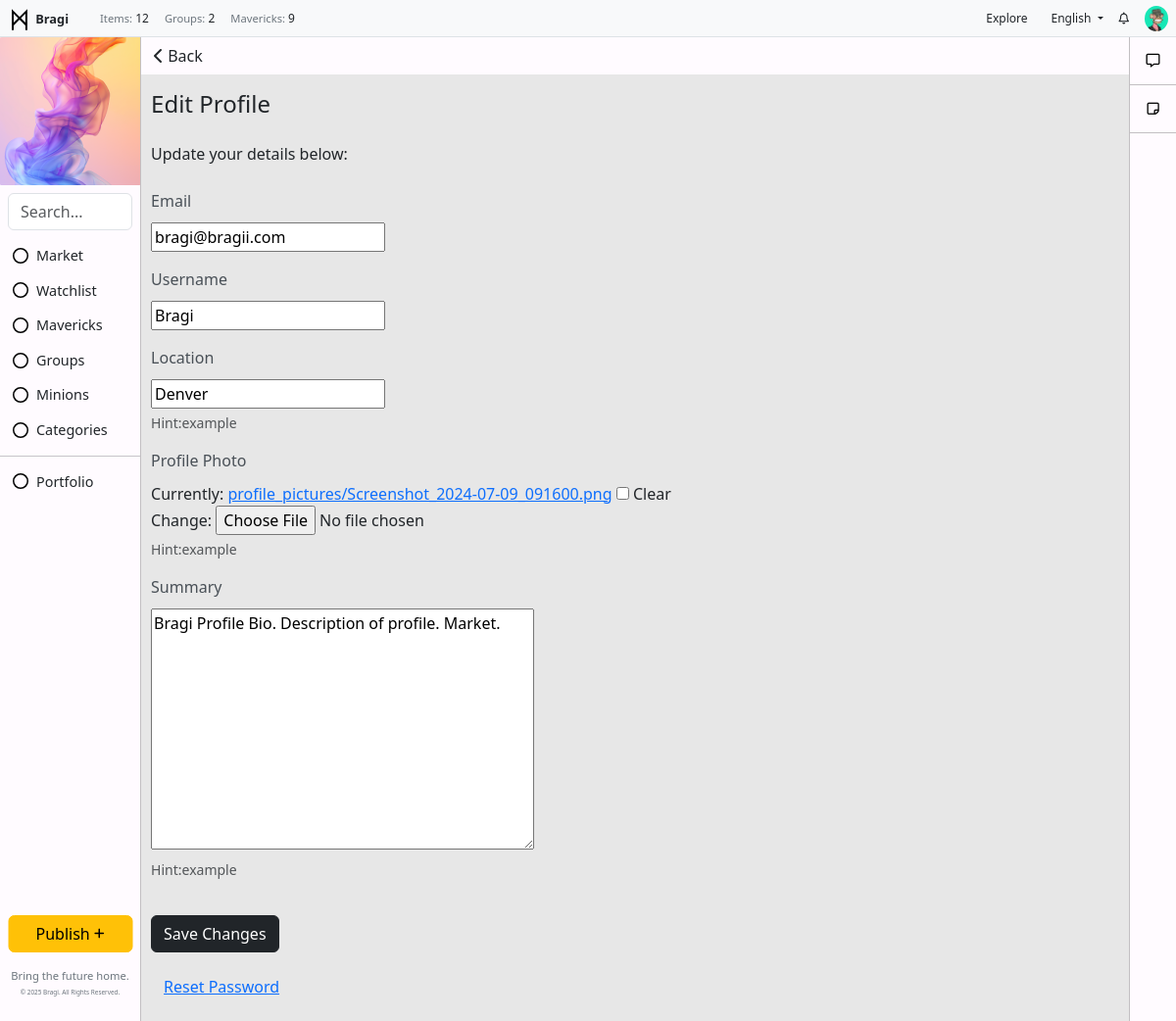
Page /users/profile/edit/ (signed in) on the committed database.
### users/models.py (models this page shows, shortened)
class UserProfile(models.Model):
    user = models.OneToOneField(User, on_delete=models.CASCADE)
    bio = models.TextField(blank=True, null=True)  # Bio field
    profile_picture = models.ImageField(upload_to='profile_pictures/', null=True, blank=True)  # Profile picture
    location = models.CharField(max_length=255, blank=True, null=True)  # New location field

### toolbar/models.py (models this page shows, shortened)
class ToolbarAd(models.Model):  # Separate model for the toolbar's external image
    name = models.CharField(max_length=100, blank=True, null=True)
    alt_text = models.CharField(max_length=200, blank=True, null=True)  # Alt text for the image
    image = models.ImageField(upload_to='toolbar_images/', blank=True, null=True)  # Image upload field
    url = models.URLField(max_length=200, blank=True, null=True)  # Use URLField for link
    visible = models.BooleanField(default=True)

class ToolbarItem(models.Model):
    icon = models.FileField(upload_to='toolbar_images/', blank=True, null=True)  # Image upload field
    name = models.CharField(max_length=100)
    url = models.CharField(max_length=200, blank=True, null=True)
    order = models.IntegerField(default=0)
    visible = models.BooleanField(default=True)
    class Meta:
        ordering = ['order']

class UsersItem(models.Model):
    name = models.CharField(max_length=255)
    icon = models.FileField(upload_to='toolbar_images/', blank=True, null=True)  # Image upload field
    description = models.TextField(blank=True, null=True)
    visible = models.BooleanField(default=True)

### users/views.py (the view)
# urls.py: path('profile/edit/', views.profile_edit_view, name='profile_edit'),  # Profile edit page
@login_required
def profile_edit_view(request):
    user_profile, created = UserProfile.objects.get_or_create(user=request.user)
    if request.method == 'POST':
        user_form = UserEditForm(request.POST, instance=request.user)
        profile_form = UserProfileEditForm(request.POST, request.FILES, instance=user_profile)
        if user_form.is_valid() and profile_form.is_valid():
            user_form.save()  # Save the user data
            profile_form.save()  # Save the profile data
            print(f"Profile updated: {user_profile}")  # Debugging line
            return redirect('profile')  # Redirect to the profile view after saving
    else:
        user_form = UserEditForm(instance=request.user)
        profile_form = UserProfileEditForm(instance=user_profile)
    return render(request, 'users/profile_edit.html', {
        'user_form': user_form,
        'profile_form': profile_form,
    })

### users/forms.py
class UserEditForm(forms.ModelForm):
    class Meta:
        model = User
        fields = ['username', 'email']  # Email is visible only to the user

class UserProfileEditForm(forms.ModelForm):
    class Meta:
        model = UserProfile
        fields = ['bio', 'profile_picture', 'location']  # Add location field

### backend/context_processors.py (called while the page is built)
def published_posts_count(request):
    count = Post.objects.filter(status='published').count()
    return {'published_posts_count': count}

def toolbar_items(request):
    return {
        'toolbar_items': ToolbarItem.objects.filter(visible=True),
        'toolbar_ad': ToolbarAd.objects.filter(visible=True).first(),
        'toolbar_user_items': UsersItem.objects.filter(visible=True),  # Plural name for consistency
    }

def group_count(request):
    return {'group_count': Group.objects.count()}

def combined_count(request):
    mavericks_count = Maverick.objects.count()
    users_count = User.objects.count()
    combined_count = mavericks_count + users_count
    return {
        'combined_count': combined_count
    }

### users/templates/users/profile_edit.html (shortened to what this page needs)
{% extends "base.html" %}
{% block content %}
<div class="text-left" style="position: sticky; top: 0; margin: 0; padding: 0; background-color: #FFFBFF; ">
    <button onclick="window.history.back();" class="btn">
        <i class="fa-solid fa-chevron-left"></i> Back
    </button>
</div>
    <div class="" style="padding: 16px 1%;">
        <h4 class="mb-4">Edit Profile</h4>
        <p class="mb-4">Update your details below:</p>
        <form method="POST" enctype="multipart/form-data">
            <div class="mb-3">
                <label for="id_title" class="form-label">Email</label>
                <div>
                    {{ user_form.email }}
                </div>
            </div>
            <div class="mb-3">
                <label for="id_title" class="form-label">Username</label>
                <div>
                    {{ user_form.username }}
                </div>
            </div>
            <div class="mb-3">
                <label for="id_title" class="form-label">Location</label>
                <div>
                    {{ profile_form.location }}
                </div>
                <div id="helpText" class="form-text">Hint:example</div>
            </div>
            <div class="mb-3">
                <label for="id_title" class="form-label">Profile Photo</label>
                <div>
                    {{ profile_form.profile_picture }}
                </div>
                <div id="helpText" class="form-text">Hint:example</div>
            </div>
            <div class="mb-3">
                <label for="id_title" class="form-label">Summary</label>
                <div>
                    {{ profile_form.bio }}
                </div>
                <div id="helpText" class="form-text">Hint:example</div>
            </div>
            <button type="submit" class="btn btn-dark">Save Changes</button>
        </form>
        <div class="mt-3">
            <a href="{% url 'password_reset' %}" class="btn btn-link">Reset Password</a>
        </div>
    </div>
</div>
{% endblock %}

### templates/base.html (shortened to what this page needs)
{% load static %}
<!DOCTYPE html>
<html lang="en">
<head>
    <link href="https://cdn.jsdelivr.net/npm/bootstrap@5.3.0-alpha1/dist/css/bootstrap.min.css" rel="stylesheet">
    <link rel="stylesheet" href="https://cdnjs.cloudflare.com/ajax/libs/font-awesome/6.0.0-beta3/css/all.min.css">
    <link rel="stylesheet" href="{% static 'css/styles.css' %}">
</head>
<body>
    {% if user.is_authenticated %}
    <div class="container-fluid">
        <div class="row fixed-top px-2 py-0 bg-light border-bottom" style="height: 38px; z-index: 1000;">
            <div class="col-auto d-flex align-items-center">
                <a href="/" class="text-decoration-none">
                    <img src="{% static 'img/logo.svg' %}" alt="Icon" style="width: 24px; height: 24px; color: #000000;">
                    <span class="fw-semibold text-dark m-0" style="font-size: .8rem;">Bragi</span>
                </a>
            </div>
            <div class="col d-flex align-items-center">
                <ul class="navbar-nav d-flex flex-row m-0" style="font-size: 0.75rem;">
                    <li class="nav-item mx-2">
                        <p class="m-0"> <span class="text-secondary" style="font-size: .7rem;">Items:</span> {{ published_posts_count }}</p>
                    </li>
                    <li class="nav-item mx-2">
                        <p class="m-0"> <span class="text-secondary" style="font-size: .7rem;">Groups:</span> {{ group_count }}</p>
                    </li>
                    <li class="nav-item mx-2">
                        <p class="m-0"> <span class="text-secondary" style="font-size: .7rem;">Mavericks:</span> {{ combined_count }}</p>
                    </li>
                </ul>
            </div>
            <div class="col d-flex justify-content-end align-items-center" style="height: 38px;">
                <ul class="navbar-nav d-flex flex-row m-0 align-items-center">
                    <li class="nav-item mx-2">
                        <a href="/" class="nav-link btn btn-warning py-1 px-2" style="font-size: 0.75rem;">Explore</a>
                    </li>
                    <li class="nav-item dropdown mx-2">
                        <a class="nav-link dropdown-toggle" id="dropdownMenuLink" role="button" data-bs-toggle="dropdown" aria-expanded="false" style="font-size: 0.75rem;">
                            English
                        </a>
                    </li>
                    <li class="nav-item mx-2">
                        <a href="{% url 'notifications_list' %}" class="nav-link text-decoration-none" style="color: inherit; text-decoration: none; font-size: 0.75rem;">
                            <i class="fa-regular fa-bell"></i>
                        </a>
                    </li>
                    <li class="nav-item dropdown" style="margin-left: 8px;">
                        <a href="#" class="nav-link" id="dropdownUser2" role="button" data-bs-toggle="dropdown" aria-expanded="false" style="padding: 3px 0;">
                            {% if request.user.is_authenticated and request.user.userprofile.profile_picture %}
                                <img src="{{ request.user.userprofile.profile_picture.url }}" alt="Profile Picture" class="rounded-circle" style="width: 24px; height: auto; object-fit: cover;">
                            {% else %}
                                <i class="fas fa-user-circle" style="width: 24px; height: 24px; object-fit: cover;"></i>
                            {% endif %}
                        </a>
                    </li>
                </ul>
            </div>
        </div>
            <div class="row" style="margin-top: 38px; position: relative; display: flex; height: 100vh;">
                <div class="col-auto" style="position: fixed; top: 38px; left: 0; bottom: 0; width: 144px; background-color: #FFFBFF; border-right: 1px solid #C2BFC2; margin: 0; padding: 0;">
                    {% if toolbar_ad %}
                    <div  style="display: flex; justify-content: center; align-items: center; overflow: hidden;">
                        {% if toolbar_ad.image %}
                            <a href="{{ toolbar_ad.url }}" target="_blank">
                                <img src="{{ toolbar_ad.image.url }}" alt="{{ toolbar_ad.alt_text }}">
                            </a>
                        {% else %}
                            <p>No toolbar image available.</p>
                        {% endif %}
                    </div>
                    {% else %}
                        <p>No toolbar ad found.</p>
                    {% endif %}
                    <form class="search-form m-2" method="get" action="{% url 'post_list' %}">
                        <input class="form-control" type="search" name="q" placeholder="Search..." aria-label="Search" value="{{ query|default:'' }}">
                    </form>
                    <ul class="list-unstyled">
                        <li class="nav-item">
                            <ul class="list-unstyled">
                                {% for item in toolbar_items %}
                                    {% if item.visible %}
                                        <li class="nav-item">
                                            <a href="{{ item.url }}" class="btn btn-toggle align-items-center" style="display: flex; align-items: center;">
                                                {% if item.icon %}
                                                <img src="{{ item.icon.url }}" alt="{{ item.name }} icon" class="icon-class" style="width: 16px; height: 16px; margin-right: 8px;">
                                                {% endif %}
                                                <span class="" style="font-size: .9rem;">{{ item.name }}</span>
                                            </a>
                                        </li>
                                    {% endif %}
                                {% endfor %}
                            </ul>
                        </li>
                        <li><hr class="my-2"></li>
                        <li class="nav-item">
                            <ul class="list-unstyled">
                                {% for toolbar_user_item in toolbar_user_items %}
                                    <li class="nav-item" style="text-decoration: none;">
                                        <a class="btn btn-toggle align-items-center" style="text-decoration: none; display: flex; align-items: center;" type="button" data-bs-toggle="collapse" data-bs-target="#collapse-{{ toolbar_user_item.id }}" aria-expanded="false" aria-controls="collapse-{{ toolbar_user_item.id }}">
                                            {% if toolbar_user_item.icon %}
                                                <img src="{{ toolbar_user_item.icon.url }}" alt="{{ toolbar_user_item.name }} icon" class="icon-class" style="width: 16px; height: 16px; margin-right: 8px;">
                                            {% endif %}
                                            <span class="" style="font-size: .9rem;">{{ toolbar_user_item.name }}</span>
                                        </a>
                                    </li>
                                {% endfor %}
                            </ul>
                        </li>
                    </ul>
                    <ul class="navbar-nav position-absolute bottom-0 start-50 translate-middle-x w-100 p-2">
                        <li class="nav-item mb-3">
                            <a href="{% url 'post_create' %}" class="btn btn-warning w-100">Publish <i class="fas fa-plus fa-xs"></i></a>
                        </li>
                        <li class="nav-item">
                            <p class="mb-0 text-center" style="font-size: 0.7rem; line-height: 1.5; color: #6c757d;">
                                Bring the future home.
                            </p>
                            <p class="text-center mt-1" style="color: #6c757d; font-size: 0.4rem;">
                                &copy; {% now "Y" %} Bragi. All Rights Reserved.
                            </p>
                        </li>
                    </ul>
                </div>
                <div class="col" style="padding: 0; margin-left: 144px; margin-right: 48px; background:rgb(231, 231, 231)">
                        {% block content %}{% endblock %}
                </div>
                <div class="col-auto" style="position: fixed; top: 38px; right: 0; bottom: 0; width: 48px; background-color: #FFFBFF; border-left: 1px solid #C2BFC2; margin: 0; padding: 0;">
                    <ul class="nav nav-flush flex-column text-center">
                        <li class="nav-item" style="border-bottom: 1px solid #C2BFC2; margin: 0; padding: 12px; ">
                            <a href="{% url 'communication_center' %}" style="color: #000000; margin: 0; padding: 0;" aria-current="page" title="Communication Center" data-bs-toggle="tooltip" data-bs-placement="right">
                                <i class="fa-regular fa-message fa-sm"></i>
                            </a>
                        </li>
                        <li class="nav-item" style="border-bottom: 1px solid #C2BFC2; margin: 0; padding: 12px; ">
                            <a href="{% url 'draft_posts' %}" style="color: #000000; margin: 0; padding: 0;" aria-current="page" title="Drafts" data-bs-toggle="tooltip" data-bs-placement="right">
                                <i class="fa-regular fa-note-sticky fa-sm"></i>
                            </a>
                        </li>
                    </ul>
                </div>
            </div>
    {% endif %}
</body>
</html>

### static/css/styles.css (style rules this page uses)
.form-label { font-weight: 500; color: #495057; margin-bottom: 10px; }
button[type="submit"] { margin-top: 20px; }
.mb-3 { margin-bottom: 20px; }

### rows in the picture
ToolbarAd: image (picture)
ToolbarItem: icon (picture), name "Market"
ToolbarItem: icon (picture), name "Watchlist"
ToolbarItem: icon (picture), name "Mavericks"
ToolbarItem: icon (picture), name "Groups"
ToolbarItem: icon (picture), name "Minions"
ToolbarItem: icon (picture), name "Categories"
UsersItem: icon (picture), name "Portfolio"
UserProfile: location "Denver", bio "Bragi Profile Bio. Description of profile. Market."

### other values in the picture
{{ published_posts_count }} "12"
{{ group_count }} "2"
{{ combined_count }} "9"
